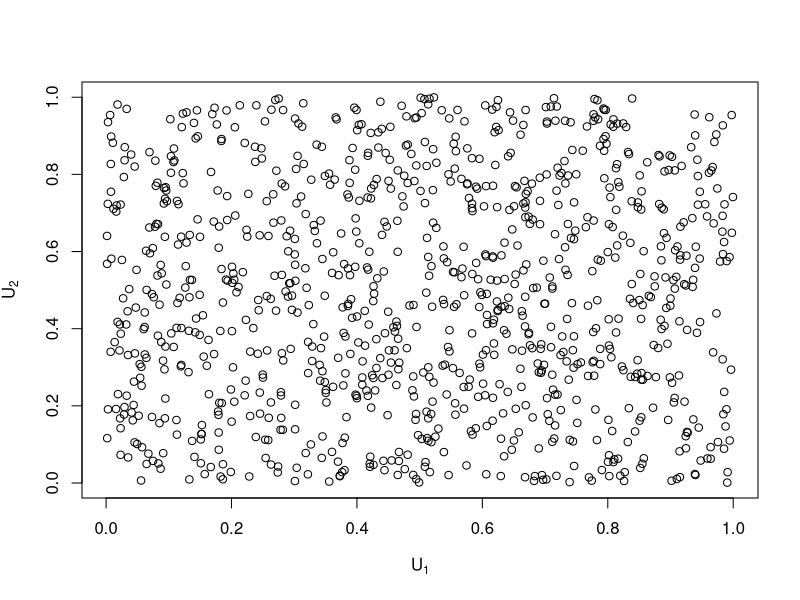
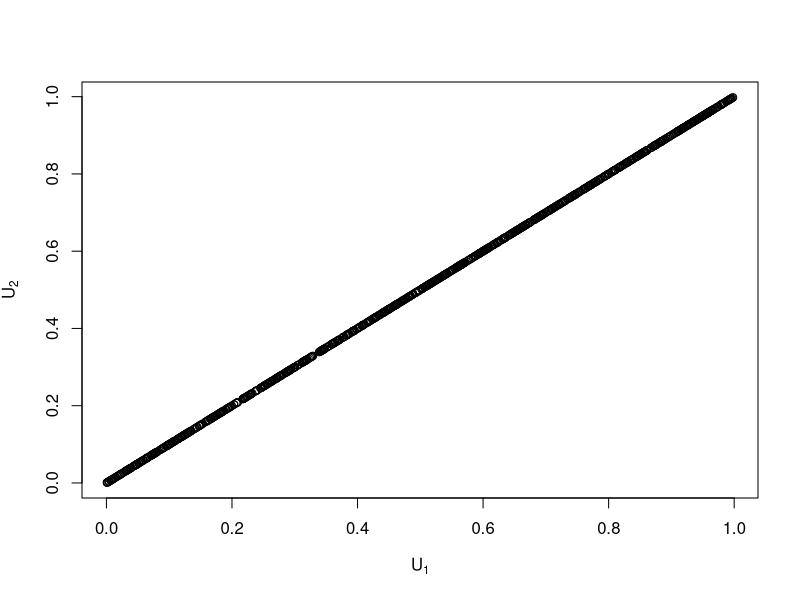
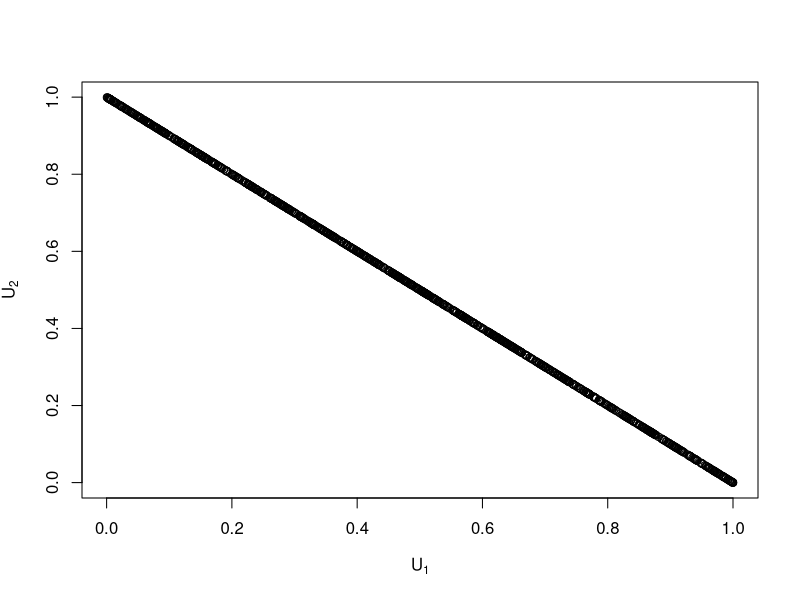
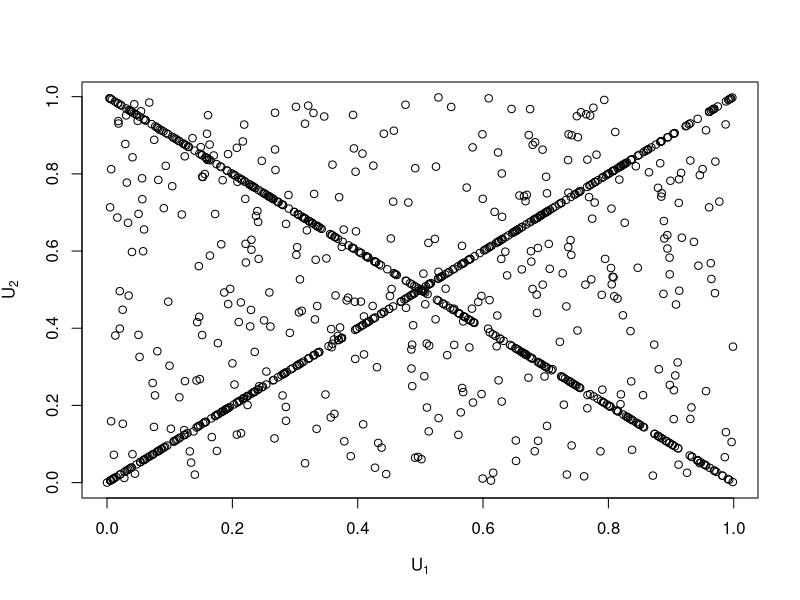
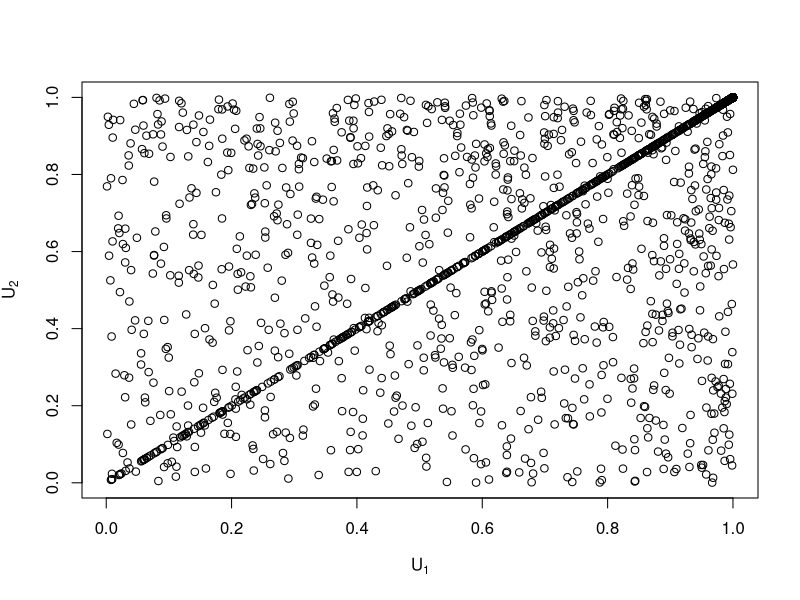
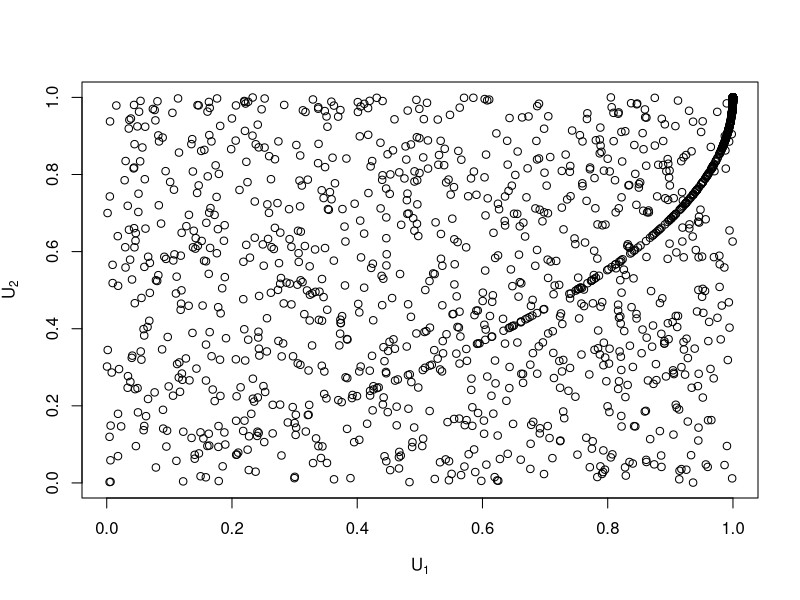
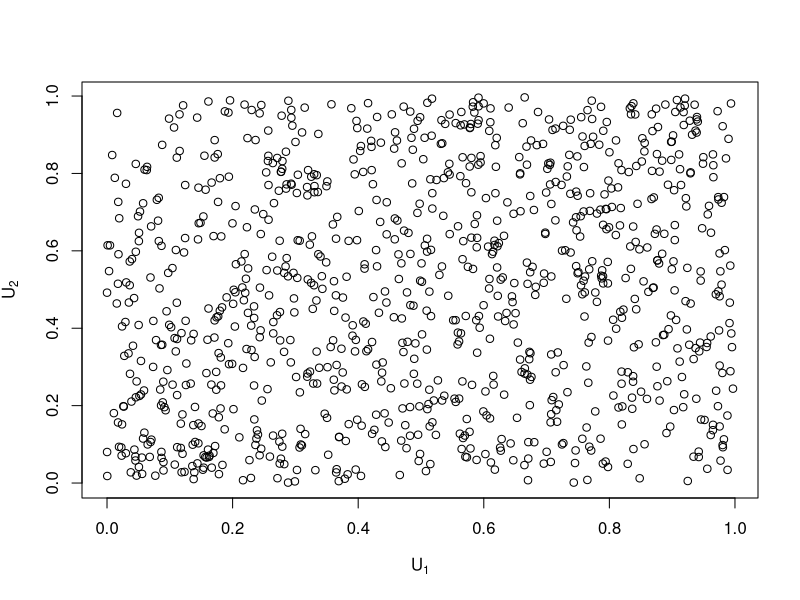
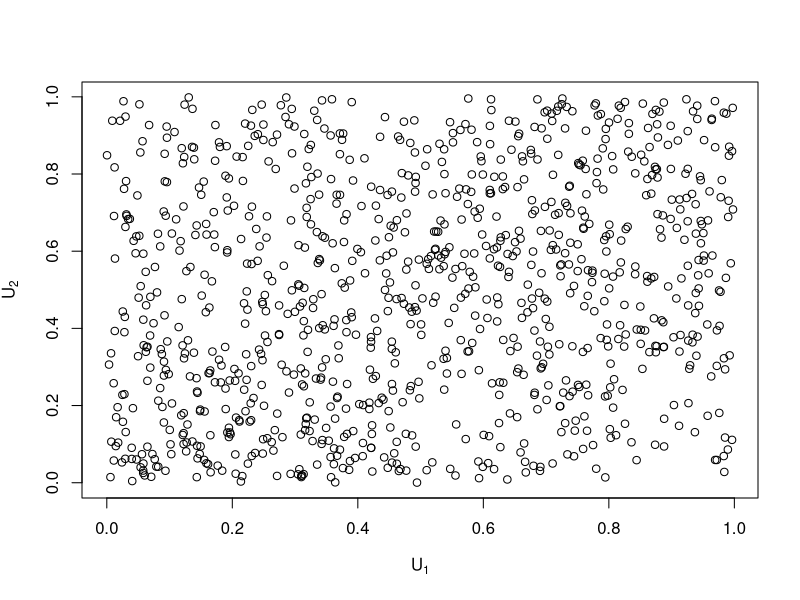

R code for these plots, in order:
## ---- chunk 1
nsim <- 1000
vV <- matrix(runif(2 * nsim), nsim, 2, byrow = T)
plot(vV, xlab = expression(U[1]), ylab = expression(U[2]))
## ---- chunk 2
vV <- matrix(runif(nsim), nsim, 2)
plot(vV, xlab = expression(U[1]), ylab = expression(U[2]))
## ---- chunk 3
C <- function(u1, u2) min(u1, u2)
## ---- chunk 4
vV <- matrix(runif(nsim), nsim, 2)
vV[, 2] <- 1 - vV[,1]
plot(vV, xlab = expression(U[1]), ylab = expression(U[2]))
## ---- chunk 5
C <- function(u1, u2) max(u1 + u2 - 1, 0)
## ---- chunk 6
alphabeta <- c(.3, .3, 1-.3-.3)
vSup <- matrix(runif(nsim), nsim, 2)
vInf <- matrix(runif(nsim), nsim, 2)
vInf[,2]<-1 - vInf[,1]
vInd <- matrix(runif(2 * nsim), nsim, 2, byrow = T)
fb <- sample(c(1, 2, 3), 1000, replace = TRUE, prob = alphabeta)
vV <- matrix(numeric(), nsim, 2)

for(i in 1:nsim) {
  if (fb[i] == 1)
    vV[i, ] <- vInf[i, ]
  else if (fb[i] == 2)
    vV[i, ] <- vSup[i,]
  else vV[i, ] <- vInd[i, ]
}

plot(vV, xlab = expression(U[1]), ylab = expression(U[2]))
## ---- chunk 7
C <- function(u1, u2, alph, bet) (u1 * u2)*(1 - alph - bet) + alph * min(u1, u2) + bet * max(u1 + u2 - 1, 0)
## ---- chunk 8
alph <- 0.2
vV <- matrix(runif(3 * nsim), nsim, 3, byrow = T)
vY <- cbind(qexp(vV[ ,1], alph), sapply(1:2, function(t) qexp(vV[ ,t + 1], 1 - alph)))
vU <- sapply(1:2, function(t) 1-exp(-pmin(vY[ ,c(1, t + 1)])))
plot(vU, xlab = expression(U[1]), ylab = expression(U[2]))
## ---- chunk 9
C <- function(u1, u2) (u1 * u2) ** (1 - alph) * min(u1, u2) ** alph
## ---- chunk 10
alphabeta <- c(0.05, 0.1)
vV <- matrix(runif(3 * nsim), nsim, 3, byrow = T)
vY <- cbind(qexp(vV[ ,1], 1), sapply(1:2, function(t) qexp(vV[ ,t + 1], ((1 - alphabeta[t]) / alphabeta[t]))))
vX <- sapply(1:2, function(t) pmin(vY[ ,1], vY[ ,(t + 1)]))
vU <- sapply(1:2, function(t) 1 - exp(-pmin(vY[ ,c(1, (t + 1))]) / alphabeta[t]))
plot(vU, xlab = expression(U[1]), ylab = expression(U[2]))
## ---- chunk 11
C <- function(u1, u2, alph, bet) min(u1 ** (1 - alph) * u2, u1 * u2 ** (1 - bet))
## ---- chunk 12
alph <- 0.5
vV <- matrix(runif(nsim * 2), nsim, 2, byrow = T)
W1 <- alph * (2 * vV[ ,1] - 1) - 1
W2 <- (1 - alph * (2 * vV[ ,1] - 1)) ** 2 + 4 * alph * vV[ ,2] * (2 * vV[ ,1] - 1)
vU <- cbind(vV[ ,1], 2 * vV[ ,2] / (sqrt(W2) - W1))
plot(vU, xlab = expression(U[1]), ylab = expression(U[2])) 
## ---- chunk 13
C <- function(u1, u2, alph) u1 * u2 + alph * (1 - u1) * (1 - u2) * u1 * u2
## ---- chunk 14
alph <- 0.5
fg2 <- c(0, sapply(1:1000, function(t) alph * (1 - alph) ** (t - 1)))
vTheta <- sample(0:1000, nsim, replace = TRUE, prob = fg2)
vV <- matrix(runif(2 * nsim), nsim, 2)
vW <- sapply(1:2, function(t) -1 / vTheta * log(1 - vV[ ,t]))
vU <- sapply(1:2, function(t) (1 - alph) / (exp(vW[ ,t]) - alph))
plot(vU, xlab = expression(U[1]), ylab = expression(U[2]))
## ---- chunk 15
C <- function(u1, u2, alph) u1 * u2 / (1 - alph * (1 - u1) * (1 - u2))
## ---- chunk 16
alph <- 10

vV <- matrix(runif(nsim * 3), nsim, 3, byrow = T)
vTheta <- qgamma(vV[, 1], 1 / alph, 1)
vY <- sapply(1:2, function(t) qexp(vV[, t + 1], vTheta))
vU <- (1 + vY) ** (-1 / alph)
plot(vU, xlab = expression(U[1]), ylab = expression(U[2]))  
## ---- chunk 17
C <- function(u1, u2, alph) (u1 ** -alph + u2 ** -alph - 1)** -(1 / alph)
## ---- chunk 18
alph <- 20
vV <- matrix(runif(nsim * 2), nsim, 2)
vU <- cbind(vV[ ,1], -1 / alph * log(1 + vV[ ,2] * (exp(-alph) - 1) / (exp(-alph * vV[ ,1]) * (1 - vV[ ,2]) + vV[ ,2])))
plot(vU, xlab = expression(U[1]), ylab = expression(U[2]))
## ---- chunk 19
C <- function(u1, u2, alph) -1 / alph * log(1 + (exp(-alph * u1) - 1) * (exp(-alph * u1) - 1) / (exp(-alph) - 1))
## ---- chunk 20
rstable <- function(n, phi){ 
  # algo de Marceau (2013) page 351 
  R <- runif(n, min = - pi / 2, max = pi / 2) 
  V <- rexp(n, 1) 
  A <- sin(phi * (R + pi / 2)) / cos(R) ** (1 / phi) 
  B <- (cos(phi * pi / 2 + (phi - 1) * R) / V) ** ((1 - phi) / phi) 
  A * B 
} 

alph <- 5
vThet <- rstable(nsim, phi = alph ** -1) 
vV<-matrix(runif(nsim * 2), nsim, 2)
vZ <- qexp(vV, 1)
vU <- exp(- (vZ / vThet) ** (1 / alph)) 
plot(vU, xlab = expression(U[1]), ylab = expression(U[2]))

## ---- chunk 21
C <- function(u1, u2, alph) exp(-((-log(u1) ** alph) + (-log(u2)) ** alph) ** (1 / alph))
## ---- chunk 22
alph<-.8
vV<-MASS::mvrnorm(nsim, c(0, 0), matrix(c(1, alph, alph, 1), 2))
vU<-sapply(1:2, function(t) pnorm(vV[ ,t], 0, 1))
plot(vU, xlab = expression(U[1]), ylab = expression(U[2]))
